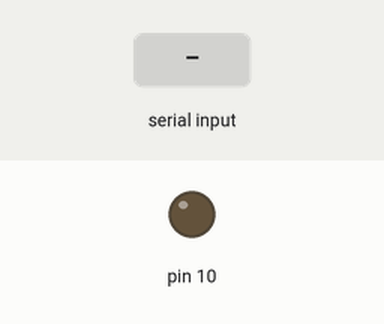
Recording of a sketch running on a simulated Arduino Uno, built with avr-gcc and run on an emulated ATmega328P. On the bench: output pins drawn as LEDs (lit = HIGH). Inputs (shaded band) come from the test bench. What the sketch prints to the serial monitor is not drawn.

Above: at 1.2 s.
1.3 s: "1" received over Serial
At 3.5 s:
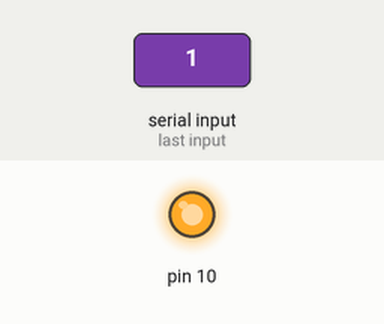
Timing chart, 0 to 5.0 s (numbered marks = the images above; inputs shaded):
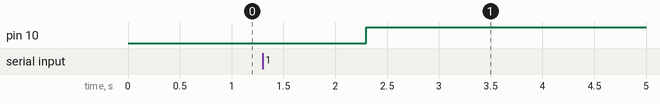

Measured:
- after the input at 1.3 s, pin 10: LOW → HIGH after 1.0 s

The sketch:

spi_master.ino
```cpp
#include <SPI.h>
String s;

void setup() {
  pinMode(10, OUTPUT);
  Serial.begin(9600);
SPI.begin();
}

void loop() {
 if(Serial.available()>0){
    s=Serial.readString();
    digitalWrite(10, LOW);
  //  send in the address and value via SPI:
  for(int i=0;i<s.length();i++){
  SPI.transfer(s.charAt(i));
  }
  // take the SS pin high to de-select the chip:
  digitalWrite(10, HIGH);
    }else{
     for(int i=0;i<s.length();i++){
  Serial.print(SPI.transfer(0));
  }
      }

}
```
